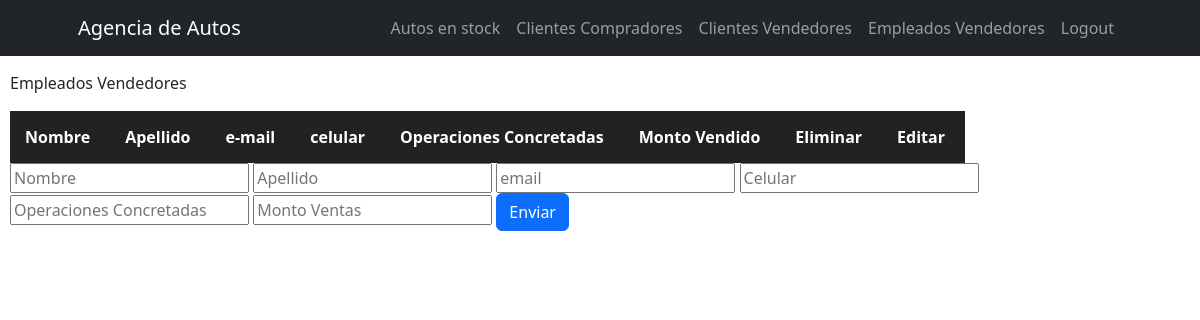
/setEmpleadosVendedores/ (signed in), run on an earlier commit of the app's database.
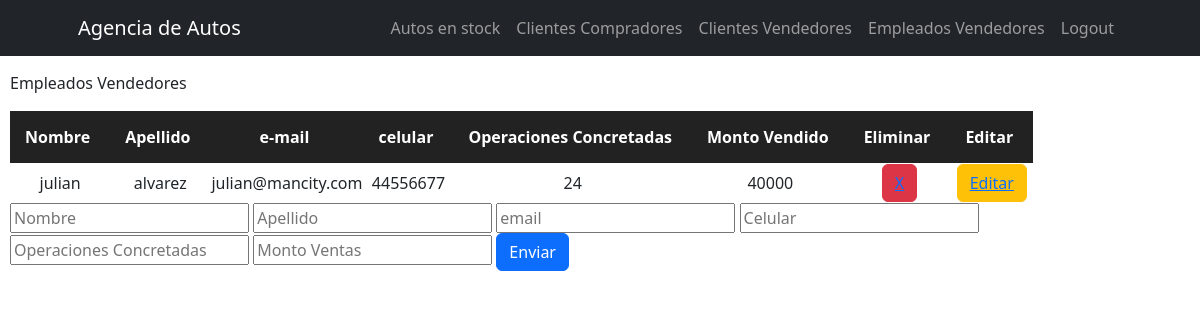
And on a later commit of the database.
### AgenciApp/models.py (models this page shows, shortened)
class empleadosVendedores(models.Model):
    nombre = models.CharField(max_length=40)
    apellido = models.CharField(max_length=40)
    email = models.EmailField()
    celular = models.IntegerField()
    operacionesConcretadas = models.IntegerField()
    montoVendido = models.IntegerField()

### AgenciApp/views.py (the view)
# urls.py: path('setEmpleadosVendedores/', setEmpleadosVendedores, name='setEmpleadosVendedores'),
@login_required
def setEmpleadosVendedores(request):
    Empleados = empleadosVendedores.objects.all()
    if request.method == 'POST':
        empleado = empleadosVendedores(nombre=request.POST["nombre"],apellido=request.POST["apellido"],email=request.POST["email"],celular=request.POST["celular"], operacionesConcretadas=request.POST["operacionesConcretadas"], montoVendido=request.POST["montoVendido"])
        empleado.save()
        miFormulario = empleadosFormulario()
        return render(request, "AgenciApp/setEmpleadosVendedores.html", {"miFormulario":miFormulario, "Empleados":Empleados})
    else:
        miFormulario = empleadosFormulario()
    return render(request, "AgenciApp/setEmpleadosVendedores.html", {"miFormulario":miFormulario, "Empleados":Empleados})

### AgenciApp/forms.py
class empleadosFormulario(forms.Form):
    nombre = forms.CharField()
    apellido = forms.CharField()
    email = forms.EmailField()
    celular = forms.IntegerField()
    operacionesConcretadas = forms.CharField(label='Operaciones Concretadas')
    montoVendido = forms.IntegerField(label='Monto Vendido')

### AgenciApp/templates/AgenciApp/setEmpleadosVendedores.html (shortened to what this page needs)
<div>
    {% extends "AgenciApp/empleadosVendedores.html" %}
    {% load static %}
    {% block setEmpleadosVendedores %}
    <form action="" method="post"> {% csrf_token %}
        <input placeholder="Nombre" type = "text" name="nombre" required>
        <input placeholder="Apellido" type = "text" name="apellido" required>
        <input placeholder="email" type = "email" name="email" required>
        <input placeholder="Celular" type = "number" name="celular" required>
        <input placeholder="Operaciones Concretadas" type = "number" name="operacionesConcretadas" required>
        <input placeholder="Monto Ventas" type = "number" name="montoVendido" required>
        <input class="btn btn-primary" type="submit" value="Enviar">
    </form>
    {% endblock %}

### AgenciApp/templates/AgenciApp/empleadosVendedores.html (shortened to what this page needs)
<div>
    {% extends "AgenciApp/inicio.html" %}
    {% load static %}
        {% block contenidoQueCambia %}
        <p>Empleados Vendedores</p>
        <table class="tablaEmpleadosVendedores">
            <tr class="tituloTablaEmpleadosVendedores">
                <th>Nombre</th>
                <th>Apellido</th>
                <th>e-mail</th>
                <th>celular</th>
                <th>Operaciones Concretadas</th>
                <th>Monto Vendido</th>
                <th>Eliminar</th>
                <th>Editar</th>
            </tr>
                {% for Empleado in Empleados %}
                    <tr>
                        <td>{{Empleado.nombre}}</td>
                        <td>{{Empleado.apellido}}</td>
                        <td>{{Empleado.email}}</td>
                        <td>{{Empleado.celular}}</td>
                        <td>{{Empleado.operacionesConcretadas}}</td>
                        <td>{{Empleado.montoVendido}}</td>
                        <td><button class="btn btn-danger btnEliminar"><a href="{% url 'eliminarEmpleadoVendedor' Empleado.email %}">X</a></button></td>
                        <td><button class="btn btn-warning btnEditar"><a href="{% url 'editarEmpleadoVendedor' Empleado.email %}">Editar</a></button></td>
                {% endfor %}
        </table>
        <div class="formSetEmpleadosVendedores">
            {% block setEmpleadosVendedores %}
            {% endblock %}
        </div>
        {% endblock %}

What changed in the data, as far as the page shows it:
added empleadosVendedores: nombre "julian", apellido "alvarez", email "julian@mancity.com", celular "44556677", operacionesConcretadas "24", montoVendido "40000"
